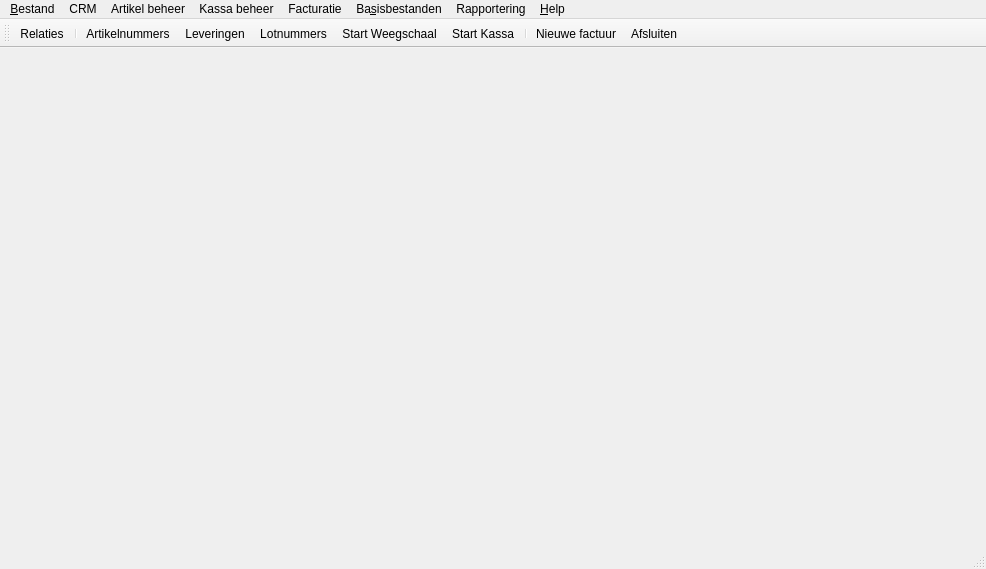
<?xml version="1.0" encoding="UTF-8"?>
<ui version="4.0">
 <class>MainWindow</class>
 <widget class="QMainWindow" name="MainWindow">
  <property name="geometry">
   <rect>
    <x>0</x>
    <y>0</y>
    <width>986</width>
    <height>569</height>
   </rect>
  </property>
  <property name="windowTitle">
   <string>MainWindow</string>
  </property>
  <property name="windowIcon">
   <iconset resource="resource.qrc">
    <normaloff>:/icons/icons/koe.png</normaloff>:/icons/icons/koe.png</iconset>
  </property>
  <widget class="QWidget" name="centralWidget"/>
  <widget class="QMenuBar" name="menuBar">
   <property name="geometry">
    <rect>
     <x>0</x>
     <y>0</y>
     <width>986</width>
     <height>25</height>
    </rect>
   </property>
   <widget class="QMenu" name="menu_Bestand">
    <property name="title">
     <string>&amp;Bestand</string>
    </property>
    <addaction name="action_Afsluiten"/>
   </widget>
   <widget class="QMenu" name="menu_Help">
    <property name="title">
     <string>&amp;Help</string>
    </property>
    <addaction name="action_Over_DMP"/>
   </widget>
   <widget class="QMenu" name="menuBa_sisbestanden">
    <property name="title">
     <string>Ba&amp;sisbestanden</string>
    </property>
    <addaction name="actionInstellingen"/>
   </widget>
   <widget class="QMenu" name="menuCRM">
    <property name="title">
     <string>CRM</string>
    </property>
    <addaction name="actionRelaties"/>
   </widget>
   <widget class="QMenu" name="menuArtikel_beheer">
    <property name="title">
     <string>Artikel beheer</string>
    </property>
    <addaction name="actionArtikelnummers"/>
    <addaction name="actionLotnummers"/>
    <addaction name="actionAllergenen"/>
    <addaction name="actionPrikkes_maken"/>
    <addaction name="actionLeveringen"/>
   </widget>
   <widget class="QMenu" name="menuKassa_beheer">
    <property name="title">
     <string>Kassa beheer</string>
    </property>
    <addaction name="actionStart_weegschaal"/>
    <addaction name="actionStart_Kassa"/>
    <addaction name="actionToon_klantenscherm"/>
   </widget>
   <widget class="QMenu" name="menuRapportering">
    <property name="title">
     <string>Rapportering</string>
    </property>
    <addaction name="actionDagrapport"/>
   </widget>
   <widget class="QMenu" name="menuFacturatie">
    <property name="title">
     <string>Facturatie</string>
    </property>
    <addaction name="actionNieuwe_factuur"/>
    <addaction name="actionKeuzelijst"/>
   </widget>
   <addaction name="menu_Bestand"/>
   <addaction name="menuCRM"/>
   <addaction name="menuArtikel_beheer"/>
   <addaction name="menuKassa_beheer"/>
   <addaction name="menuFacturatie"/>
   <addaction name="menuBa_sisbestanden"/>
   <addaction name="menuRapportering"/>
   <addaction name="menu_Help"/>
  </widget>
  <widget class="QToolBar" name="mainToolBar">
   <attribute name="toolBarArea">
    <enum>TopToolBarArea</enum>
   </attribute>
   <attribute name="toolBarBreak">
    <bool>false</bool>
   </attribute>
   <addaction name="actionRelaties"/>
   <addaction name="separator"/>
   <addaction name="actionArtikelnummers"/>
   <addaction name="actionLeveringen"/>
   <addaction name="actionLotnummers"/>
   <addaction name="actionStart_weegschaal"/>
   <addaction name="actionStart_Kassa"/>
   <addaction name="separator"/>
   <addaction name="actionNieuwe_factuur"/>
   <addaction name="action_Afsluiten"/>
  </widget>
  <widget class="QStatusBar" name="statusBar"/>
  <action name="action_Afsluiten">
   <property name="icon">
    <iconset resource="resource.qrc">
     <normaloff>:/icons/icons/door_in.png</normaloff>:/icons/icons/door_in.png</iconset>
   </property>
   <property name="text">
    <string>&amp;Afsluiten</string>
   </property>
  </action>
  <action name="action_Over_DMP">
   <property name="icon">
    <iconset>
     <normaloff>../../icons/FatCow_Icons32x32/information.png</normaloff>../../icons/FatCow_Icons32x32/information.png</iconset>
   </property>
   <property name="text">
    <string>&amp;Over DMP</string>
   </property>
  </action>
  <action name="actionInstellingen">
   <property name="icon">
    <iconset>
     <normaloff>../../icons/FatCow_Icons32x32_Ico/service_status.ico</normaloff>../../icons/FatCow_Icons32x32_Ico/service_status.ico</iconset>
   </property>
   <property name="text">
    <string>Instellingen</string>
   </property>
  </action>
  <action name="actionRelaties">
   <property name="icon">
    <iconset resource="resource.qrc">
     <normaloff>:/icons/icons/users_3.png</normaloff>:/icons/icons/users_3.png</iconset>
   </property>
   <property name="text">
    <string>Relaties</string>
   </property>
   <property name="toolTip">
    <string>Beheren van de Relaties Fiche</string>
   </property>
   <property name="shortcut">
    <string>Alt+Shift+R</string>
   </property>
  </action>
  <action name="actionArtikelnummers">
   <property name="icon">
    <iconset resource="resource.qrc">
     <normaloff>:/icons/icons/installer_box.png</normaloff>:/icons/icons/installer_box.png</iconset>
   </property>
   <property name="text">
    <string>Artikelnummers</string>
   </property>
   <property name="toolTip">
    <string>Beheren van de Artikelnummer Fiche</string>
   </property>
   <property name="shortcut">
    <string>Alt+Shift+A</string>
   </property>
  </action>
  <action name="actionAllergenen">
   <property name="text">
    <string>Allergenen</string>
   </property>
  </action>
  <action name="actionLotnummers">
   <property name="icon">
    <iconset resource="resource.qrc">
     <normaloff>:/icons/icons/lotnummers.png</normaloff>:/icons/icons/lotnummers.png</iconset>
   </property>
   <property name="text">
    <string>Lotnummers</string>
   </property>
   <property name="toolTip">
    <string>Lotnummers  beheren</string>
   </property>
  </action>
  <action name="actionStart_weegschaal">
   <property name="icon">
    <iconset resource="resource.qrc">
     <normaloff>:/icons/icons/balance.png</normaloff>:/icons/icons/balance.png</iconset>
   </property>
   <property name="text">
    <string>Start Weegschaal</string>
   </property>
   <property name="toolTip">
    <string>Start Weegschaal</string>
   </property>
  </action>
  <action name="actionStart_Kassa">
   <property name="icon">
    <iconset resource="resource.qrc">
     <normaloff>:/icons/icons/cash_register.png</normaloff>:/icons/icons/cash_register.png</iconset>
   </property>
   <property name="text">
    <string>Start Kassa</string>
   </property>
  </action>
  <action name="actionDagrapport">
   <property name="icon">
    <iconset resource="resource.qrc">
     <normaloff>:/icons/icons/report.png</normaloff>:/icons/icons/report.png</iconset>
   </property>
   <property name="text">
    <string>Dagrapport</string>
   </property>
  </action>
  <action name="actionPrikkes_maken">
   <property name="text">
    <string>Prikkes maken</string>
   </property>
  </action>
  <action name="actionNieuwe_factuur">
   <property name="icon">
    <iconset resource="resource.qrc">
     <normaloff>:/icons/icons/document_index.png</normaloff>:/icons/icons/document_index.png</iconset>
   </property>
   <property name="text">
    <string>Nieuwe factuur</string>
   </property>
  </action>
  <action name="actionToon_klantenscherm">
   <property name="text">
    <string>Toon klantenscherm</string>
   </property>
  </action>
  <action name="actionKeuzelijst">
   <property name="icon">
    <iconset resource="resource.qrc">
     <normaloff>:/icons/icons/zoom.png</normaloff>:/icons/icons/zoom.png</iconset>
   </property>
   <property name="text">
    <string>Keuzelijst</string>
   </property>
  </action>
  <action name="actionLeveringen">
   <property name="icon">
    <iconset resource="resource.qrc">
     <normaloff>:/icons/icons/lorry.png</normaloff>:/icons/icons/lorry.png</iconset>
   </property>
   <property name="text">
    <string>Leveringen</string>
   </property>
  </action>
 </widget>
 <layoutdefault spacing="6" margin="11"/>
 <resources>
  <include location="resource.qrc"/>
 </resources>
 <connections/>
</ui>
